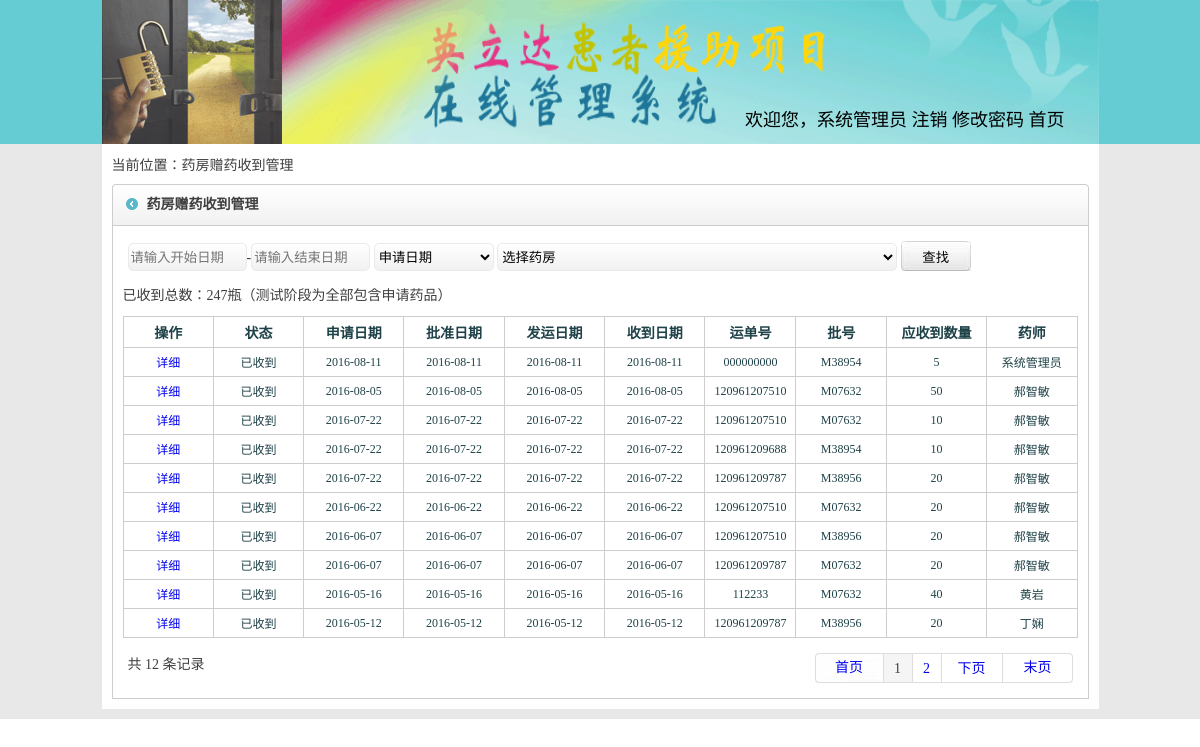
The app's page /cfczyshdgl.php (signed in) with its own data.
### tables this page shows
CREATE TABLE `yfshqzy` (
  `id` int(100) NOT NULL,
  `yshxm` varchar(100) DEFAULT NULL,
  `gg1` varchar(100) DEFAULT NULL,
  `kcshl1` varchar(100) DEFAULT NULL,
  `shqshl1` varchar(100) DEFAULT NULL,
  `gg2` varchar(100) DEFAULT NULL,
  `kcshl2` varchar(100) DEFAULT NULL,
  `shqshl2` varchar(100) DEFAULT NULL,
  `shqzht` varchar(100) DEFAULT NULL,
  `shqrq` varchar(100) DEFAULT NULL,
  `pfnr` varchar(100) DEFAULT NULL,
  `kffy` varchar(100) DEFAULT NULL,
  `ydh` varchar(100) DEFAULT NULL,
  `fyrq` varchar(100) DEFAULT NULL,
  `shdrq` varchar(100) DEFAULT NULL,
  `ph1` varchar(100) DEFAULT NULL,
  `shhr` varchar(100) DEFAULT NULL,
  `fyr` varchar(100) DEFAULT NULL,
  `pfrq` varchar(100) DEFAULT NULL,
  `ph2` varchar(100) DEFAULT NULL,
  `pfshl1` varchar(100) DEFAULT NULL,
  `pfshl2` varchar(100) DEFAULT NULL,
  `phshl1` varchar(100) DEFAULT NULL,
  `phshl2` varchar(100) DEFAULT NULL,
  `jlshjch` varchar(100) DEFAULT NULL,
  `yfmch` varchar(100) DEFAULT NULL,
  `shqshc` varchar(100) DEFAULT NULL COMMENT '申请手册',
  `shdchzh` varchar(100) NOT NULL DEFAULT '0' COMMENT 'cfc是否收到传真(0为未收到，1为已收到，默认为未收到'
);

CREATE TABLE `kfrk` (
  `id` int(21) NOT NULL,
  `ph` varchar(100) DEFAULT NULL,
  `yxrqzh` varchar(100) DEFAULT NULL,
  `zhwmch` varchar(100) DEFAULT NULL,
  `ywmch` varchar(100) DEFAULT NULL,
  `bjdw` varchar(100) DEFAULT NULL,
  `zht` varchar(100) DEFAULT NULL,
  `jpbh` varchar(100) DEFAULT NULL,
  `shchdwchd` varchar(100) DEFAULT NULL,
  `shyrq` varchar(100) DEFAULT NULL,
  `zhczhh` varchar(100) DEFAULT NULL,
  `jymd` varchar(100) DEFAULT NULL,
  `bjshl` varchar(100) DEFAULT NULL,
  `gg` varchar(100) DEFAULT NULL,
  `jxxh` varchar(100) DEFAULT NULL,
  `pjh` varchar(100) DEFAULT NULL,
  `hth` varchar(100) DEFAULT NULL,
  `bzhgg` varchar(100) DEFAULT NULL,
  `jlshjch` varchar(100) DEFAULT NULL
);

### cfczyshdgl.php (the view, shortened to what this page needs)
<?php session_start();
$pagesize=10;
$zshsql="SELECT SUM(pfshl1)+SUM(pfshl2) FROM `yfshqzy` where `shqzht`='3'";
$zsh=mysql_query($zshsql);
while($zshRecord = mysql_fetch_array($zsh)){$zshjs=$zshRecord[0];}
$html_title="药房赠药收到管理";
include('spap_head.php');
?>
  <div class="main"><?php ?>
    <div class="insmain">
      <div class="thislink">当前位置：<?php echo $html_title;?></div>
      <div class="inwrap flt top">
        <div class="title w977 flt">
          <strong><?php echo $html_title;?></strong><span></span>
        </div>
        <div class="incontact w955 flt">
          <table width="100%" border="0" cellspacing="0" cellpadding="5">
            <tr>
              <td>
                <div class="insinsins" style="width:100%;">
                  <span>
<input type="text" id="KaishiRiqi" name="KaishiRiqi" readonly="readonly"
placeholder="请输入开始日期" size="12" value="" class="grd-white" />-<input type="text" id="JiezhiRiqi" name="JiezhiRiqi" readonly="readonly" placeholder="请输入结束日期" size="12" value="" class="grd-white" />
<select id="rqlx" name="rqlx" style="width:120px;" class="grd-white2">
  <option <?php if($_GET[rqlx]=="1"){echo "selected=\"selected\"";}?> value="1">申请日期</option>
</select>
<select id="YaoFangId" name="YaoFangId" style="width:400px;" class="grd-white2">
  <option selected="selected" value="">选择药房</option>
</select>
<input type="button" value="查找" onclick="guolv();" class="uusub2" />
                  </span>
                </div>
              </td>
            </tr>
          </table>
          <div class="insinsins"><span>
          <?php
$zshsql="SELECT SUM(pfshl1) FROM `yfshqzy` where `shqzht`='3'";
$zsh=mysql_query($zshsql);
while($zshRecord = mysql_fetch_array($zsh)){$zshjs=$zshRecord[0];}
?>
          已收到总数：<?php echo $zshjs;?>瓶（测试阶段为全部包含申请药品）   </span></div>
          <table width="100%" border="0" cellpadding="5" cellspacing="1" bgcolor="#cdcdcd">
            <tr style="color:#1f4248; font-weight:bold; height:30px;">
              <td width="80" align="center" bgcolor="#FFFFFF">操作</td>
              <td width="80" align="center" bgcolor="#FFFFFF">状态</td>
              <td width="90" align="center" bgcolor="#FFFFFF">申请日期</td>
              <td width="90" align="center" bgcolor="#FFFFFF">批准日期</td>
              <td width="90" align="center" bgcolor="#FFFFFF">发运日期</td>
              <td width="90" align="center" bgcolor="#FFFFFF">收到日期</td>
              <td width="80" align="center" bgcolor="#FFFFFF">运单号</td>
              <td width="80" align="center" bgcolor="#FFFFFF">批号</td>
              <td width="90" align="center" bgcolor="#FFFFFF">应收到数量</td>
              <td width="80" align="center" bgcolor="#FFFFFF">药师</td>
            </tr>
<?php
  $sql = "select * from `yfshqzy` where `shqzht`='3' ";
  $sql .= " order by id DESC limit $page $pagesize ";
  $Query_ID = mysql_query($sql);
  while($Record = mysql_fetch_array($Query_ID)){
    echo "<tr style=\"color:#1f4248; font-size:12px;\"><td align=\"center\" bgcolor=\"#FFFFFF\"><a href=\"cfczyshdxx.php?id=".$Record[0]."\">详细</a></td><td align=\"center\" bgcolor=\"#FFFFFF\">已收到</td><td align=\"center\" bgcolor=\"#FFFFFF\">".$Record[9]."</td><td align=\"center\" bgcolor=\"#FFFFFF\">".$Record[18]."</td><td align=\"center\" bgcolor=\"#FFFFFF\">".$Record[13]."</td><td align=\"center\" bgcolor=\"#FFFFFF\">".$Record[14]."</td><td align=\"center\" bgcolor=\"#FFFFFF\">".$Record[12]."</td><td align=\"center\" bgcolor=\"#FFFFFF\">";
                $ph1 = explode(",",$Record[15]);
for($i=0;$i<=count($ph1);$i++)
{
  $ph1sql = "select ph from `kfrk` where `id`='".$ph1[$i]."'";
  $ph1Query_ID = mysql_query($ph1sql);
  while($ph1Record = mysql_fetch_array($ph1Query_ID)){
  echo $ph1Record['0']." ";
  }
}
    echo "</td><td align=\"center\" bgcolor=\"#FFFFFF\">".($Record[20]+$Record[21])."</td><td align=\"center\" bgcolor=\"#FFFFFF\">";
    echo $Record[1];
    echo "</td></tr>";
  }
?>
          </table>
          <table width="100%" border="0" cellspacing="0" cellpadding="5" class="top">
            <tr>
              <td>
           <?php
include('pagefy.php');
          ?>
              </td>
            </tr>
          </table>
        </div>
      </div>
    </div>
  </div><?php ?>
</div><?php ?>
</body>
</html>

### style/style.css (style rules this page uses)
.wrap .main { width:997px; margin:0 auto; }
.wrap .main .insmain { width:977px; margin:0 auto; color:#3f3f3f; height:auto; float:left; padding:10px; background:#ffffff; margin-bottom:10px; }
.w977 { width:977px; }
.w955 { width:955px; }
.flt { float:left; }
.wrap .main .insmain .inwrap { width:977px; }
.top { margin-top:10px; }
.wrap .main .insmain .inwrap .title { background:url(../images/main_title_bg.gif) right top no-repeat; height:42px; vertical-align:middle; line-height:42px; }
.wrap .main .insmain .inwrap .title strong { width:auto; float:left; padding-left:35px; background:url(../images/main_title_bg.gif) left top no-repeat; }
.wrap .main .insmain .inwrap .incontact { border-left:1px #cdcdcd solid; border-right:1px #cdcdcd solid; padding:10px; border-bottom:1px #cdcdcd solid; }
.wrap .main .insmain .inwrap .incontact .insinsins { width:auto; float:left; height:auto; margin-bottom:8px; margin-right:10px; }
.wrap .main .insmain .inwrap .incontact .insinsins span { line-height:24px; vertical-align:middle; float:left; }
.grd-white { background: #ffffff; height:24px; background: -moz-linear-gradient(top, #ffffff 0%, #f1f1f1 100%); background: -webkit-gradient(linear, left top, left bottom, color-stop(0%,#ffffff), color-stop(100%,#f1f1f1)); background: -webkit-linear-gradient(top, #ffffff 0%,#f1f1f1 100%); background: -o-linear-gradient(top, #ffffff 0%,#f1f1f1 100%); background: -ms-linear-gradient(top, #ffffff 0%,#f1f1f1 100%); background: linear-gradient(to bottom, #ffffff 0%,#f1f1f1 100%); filter: progid:DXImageTransform.Microsoft.gradient( startColorstr='#ffffff', endColorstr='#f1f1f1',GradientType=0 ); border: 1px solid #eaeaea; border-radius: 5px; }
.grd-white2 { background: #ffffff; height:28px; background: -moz-linear-gradient(top, #ffffff 0%, #f1f1f1 100%); background: -webkit-gradient(linear, left top, left bottom, color-stop(0%,#ffffff), color-stop(100%,#f1f1f1)); background: -webkit-linear-gradient(top, #ffffff 0%,#f1f1f1 100%); background: -o-linear-gradient(top, #ffffff 0%,#f1f1f1 100%); background: -ms-linear-gradient(top, #ffffff 0%,#f1f1f1 100%); background: linear-gradient(to bottom, #ffffff 0%,#f1f1f1 100%); filter: progid:DXImageTransform.Microsoft.gradient( startColorstr='#ffffff', endColorstr='#f1f1f1',GradientType=0 ); border: 1px solid #eaeaea; border-radius: 5px; }
.uusub2 { background:url(../images/sub02.jpg) top left no-repeat; width:70px; height:30px; border:0px; }

### style/master.css (style rules this page uses)
body { margin-left: 0px; margin-top: 0px; margin-right: 0px; margin-bottom: 0px; }
a:link { text-decoration: none; }

### records on screen
yfshqzy: shqrq "2016-08-11", pfrq "2016-08-11", fyrq "2016-08-11", shdrq "2016-08-11", ydh "000000000", $Record[20]+$Record[21] "5", yshxm "系统管理员"
kfrk: ph "M38954"
yfshqzy: shqrq "2016-08-05", pfrq "2016-08-05", fyrq "2016-08-05", shdrq "2016-08-05", ydh "120961207510", $Record[20]+$Record[21] "50", yshxm "郝智敏"
kfrk: ph "M07632"
yfshqzy: shqrq "2016-07-22", pfrq "2016-07-22", fyrq "2016-07-22", shdrq "2016-07-22", ydh "120961207510", $Record[20]+$Record[21] "10", yshxm "郝智敏"
yfshqzy: shqrq "2016-07-22", pfrq "2016-07-22", fyrq "2016-07-22", shdrq "2016-07-22", ydh "120961209688", $Record[20]+$Record[21] "10", yshxm "郝智敏"
yfshqzy: shqrq "2016-07-22", pfrq "2016-07-22", fyrq "2016-07-22", shdrq "2016-07-22", ydh "120961209787", $Record[20]+$Record[21] "20", yshxm "郝智敏"
kfrk: ph "M38956"
yfshqzy: shqrq "2016-06-22", pfrq "2016-06-22", fyrq "2016-06-22", shdrq "2016-06-22", ydh "120961207510", $Record[20]+$Record[21] "20", yshxm "郝智敏"
yfshqzy: shqrq "2016-06-07", pfrq "2016-06-07", fyrq "2016-06-07", shdrq "2016-06-07", ydh "120961207510", $Record[20]+$Record[21] "20", yshxm "郝智敏"
yfshqzy: shqrq "2016-06-07", pfrq "2016-06-07", fyrq "2016-06-07", shdrq "2016-06-07", ydh "120961209787", $Record[20]+$Record[21] "20", yshxm "郝智敏"
yfshqzy: shqrq "2016-05-16", pfrq "2016-05-16", fyrq "2016-05-16", shdrq "2016-05-16", ydh "112233", $Record[20]+$Record[21] "40", yshxm "黄岩"
yfshqzy: shqrq "2016-05-12", pfrq "2016-05-12", fyrq "2016-05-12", shdrq "2016-05-12", ydh "120961209787", $Record[20]+$Record[21] "20", yshxm "丁娴"

### other values on screen
$_SESSION[yhname] "系统管理员"
$html_title "药房赠药收到管理"
$zshjs "247"
$num "12"
